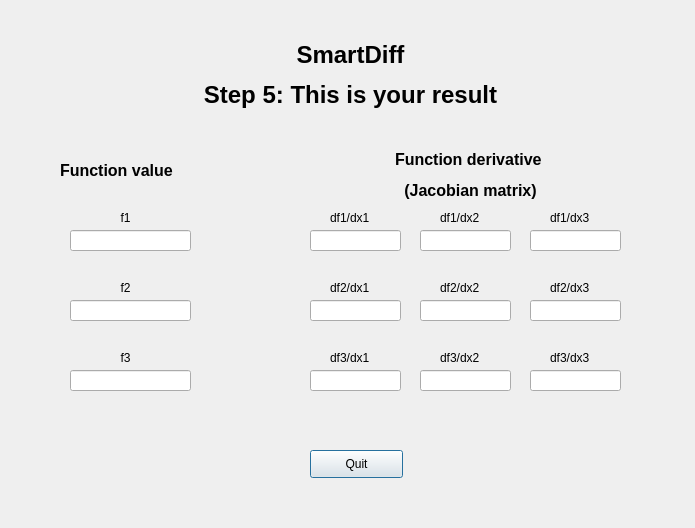
<?xml version="1.0" encoding="UTF-8"?>
<ui version="4.0">
 <class>Dialog</class>
 <widget class="QDialog" name="Dialog">
  <property name="geometry">
   <rect>
    <x>0</x>
    <y>0</y>
    <width>695</width>
    <height>528</height>
   </rect>
  </property>
  <property name="windowTitle">
   <string>Dialog</string>
  </property>
  <widget class="QLabel" name="Title">
   <property name="geometry">
    <rect>
     <x>50</x>
     <y>30</y>
     <width>601</width>
     <height>91</height>
    </rect>
   </property>
   <property name="text">
    <string>&lt;html&gt;&lt;head/&gt;&lt;body&gt;&lt;p align=&quot;center&quot;&gt;&lt;span style=&quot; font-size:18pt; font-weight:600;&quot;&gt;SmartDiff&lt;/span&gt;&lt;/p&gt;&lt;p align=&quot;center&quot;&gt;&lt;span style=&quot; font-size:18pt; font-weight:600;&quot;&gt;Step 5: This is your result&lt;/span&gt;&lt;/p&gt;&lt;/body&gt;&lt;/html&gt;</string>
   </property>
   <property name="textFormat">
    <enum>Qt::RichText</enum>
   </property>
  </widget>
  <widget class="QLabel" name="ValLabel">
   <property name="geometry">
    <rect>
     <x>60</x>
     <y>160</y>
     <width>171</width>
     <height>21</height>
    </rect>
   </property>
   <property name="text">
    <string>&lt;html&gt;&lt;head/&gt;&lt;body&gt;&lt;p&gt;&lt;span style=&quot; font-size:12pt; font-weight:600;&quot;&gt;Function value&lt;/span&gt;&lt;/p&gt;&lt;/body&gt;&lt;/html&gt;</string>
   </property>
  </widget>
  <widget class="QLabel" name="DerLabel">
   <property name="geometry">
    <rect>
     <x>360</x>
     <y>140</y>
     <width>221</width>
     <height>71</height>
    </rect>
   </property>
   <property name="text">
    <string>&lt;html&gt;&lt;head/&gt;&lt;body&gt;&lt;p align=&quot;center&quot;&gt;&lt;span style=&quot; font-size:12pt; font-weight:600;&quot;&gt;Function derivative &lt;/span&gt;&lt;/p&gt;&lt;p align=&quot;center&quot;&gt;&lt;span style=&quot; font-size:12pt; font-weight:600;&quot;&gt;(Jacobian matrix)&lt;/span&gt;&lt;/p&gt;&lt;/body&gt;&lt;/html&gt;</string>
   </property>
  </widget>
  <widget class="QLabel" name="f3Label">
   <property name="geometry">
    <rect>
     <x>70</x>
     <y>350</y>
     <width>111</width>
     <height>16</height>
    </rect>
   </property>
   <property name="text">
    <string>&lt;html&gt;&lt;head/&gt;&lt;body&gt;&lt;p align=&quot;center&quot;&gt;f3&lt;/p&gt;&lt;/body&gt;&lt;/html&gt;</string>
   </property>
  </widget>
  <widget class="QLineEdit" name="f1Val">
   <property name="geometry">
    <rect>
     <x>70</x>
     <y>230</y>
     <width>121</width>
     <height>21</height>
    </rect>
   </property>
   <property name="text">
    <string extracomment="default is 0"/>
   </property>
   <property name="placeholderText">
    <string extracomment="Default is 0"/>
   </property>
  </widget>
  <widget class="QLabel" name="f1Label">
   <property name="geometry">
    <rect>
     <x>70</x>
     <y>210</y>
     <width>111</width>
     <height>16</height>
    </rect>
   </property>
   <property name="text">
    <string>&lt;html&gt;&lt;head/&gt;&lt;body&gt;&lt;p align=&quot;center&quot;&gt;f1&lt;/p&gt;&lt;/body&gt;&lt;/html&gt;</string>
   </property>
  </widget>
  <widget class="QLabel" name="f2Label">
   <property name="geometry">
    <rect>
     <x>70</x>
     <y>280</y>
     <width>111</width>
     <height>16</height>
    </rect>
   </property>
   <property name="text">
    <string>&lt;html&gt;&lt;head/&gt;&lt;body&gt;&lt;p align=&quot;center&quot;&gt;f2&lt;/p&gt;&lt;/body&gt;&lt;/html&gt;</string>
   </property>
  </widget>
  <widget class="QLineEdit" name="f3Val">
   <property name="geometry">
    <rect>
     <x>70</x>
     <y>370</y>
     <width>121</width>
     <height>21</height>
    </rect>
   </property>
   <property name="text">
    <string extracomment="default is 0"/>
   </property>
   <property name="placeholderText">
    <string extracomment="Default is 0"/>
   </property>
  </widget>
  <widget class="QLineEdit" name="f2Val">
   <property name="geometry">
    <rect>
     <x>70</x>
     <y>300</y>
     <width>121</width>
     <height>21</height>
    </rect>
   </property>
   <property name="text">
    <string extracomment="default is 0"/>
   </property>
   <property name="placeholderText">
    <string extracomment="Default is 0"/>
   </property>
  </widget>
  <widget class="QLineEdit" name="f11Der">
   <property name="geometry">
    <rect>
     <x>310</x>
     <y>230</y>
     <width>91</width>
     <height>21</height>
    </rect>
   </property>
  </widget>
  <widget class="QLineEdit" name="f12Der">
   <property name="geometry">
    <rect>
     <x>420</x>
     <y>230</y>
     <width>91</width>
     <height>21</height>
    </rect>
   </property>
  </widget>
  <widget class="QLineEdit" name="f13Der">
   <property name="geometry">
    <rect>
     <x>530</x>
     <y>230</y>
     <width>91</width>
     <height>21</height>
    </rect>
   </property>
  </widget>
  <widget class="QLabel" name="f11Label">
   <property name="geometry">
    <rect>
     <x>330</x>
     <y>210</y>
     <width>61</width>
     <height>16</height>
    </rect>
   </property>
   <property name="text">
    <string>df1/dx1</string>
   </property>
  </widget>
  <widget class="QLabel" name="f12Label">
   <property name="geometry">
    <rect>
     <x>440</x>
     <y>210</y>
     <width>61</width>
     <height>16</height>
    </rect>
   </property>
   <property name="text">
    <string>df1/dx2</string>
   </property>
  </widget>
  <widget class="QLabel" name="f13Label">
   <property name="geometry">
    <rect>
     <x>550</x>
     <y>210</y>
     <width>61</width>
     <height>16</height>
    </rect>
   </property>
   <property name="text">
    <string>df1/dx3</string>
   </property>
  </widget>
  <widget class="QLineEdit" name="f21Der">
   <property name="geometry">
    <rect>
     <x>310</x>
     <y>300</y>
     <width>91</width>
     <height>21</height>
    </rect>
   </property>
  </widget>
  <widget class="QLabel" name="f23Label">
   <property name="geometry">
    <rect>
     <x>550</x>
     <y>280</y>
     <width>61</width>
     <height>16</height>
    </rect>
   </property>
   <property name="text">
    <string>df2/dx3</string>
   </property>
  </widget>
  <widget class="QLineEdit" name="f23Der">
   <property name="geometry">
    <rect>
     <x>530</x>
     <y>300</y>
     <width>91</width>
     <height>21</height>
    </rect>
   </property>
  </widget>
  <widget class="QLabel" name="f22Label">
   <property name="geometry">
    <rect>
     <x>440</x>
     <y>280</y>
     <width>61</width>
     <height>16</height>
    </rect>
   </property>
   <property name="text">
    <string>df2/dx2</string>
   </property>
  </widget>
  <widget class="QLineEdit" name="f22Der">
   <property name="geometry">
    <rect>
     <x>420</x>
     <y>300</y>
     <width>91</width>
     <height>21</height>
    </rect>
   </property>
  </widget>
  <widget class="QLabel" name="f21Label">
   <property name="geometry">
    <rect>
     <x>330</x>
     <y>280</y>
     <width>61</width>
     <height>16</height>
    </rect>
   </property>
   <property name="text">
    <string>df2/dx1</string>
   </property>
  </widget>
  <widget class="QLineEdit" name="f21Der_2">
   <property name="geometry">
    <rect>
     <x>310</x>
     <y>370</y>
     <width>91</width>
     <height>21</height>
    </rect>
   </property>
  </widget>
  <widget class="QLabel" name="f32Label">
   <property name="geometry">
    <rect>
     <x>440</x>
     <y>350</y>
     <width>61</width>
     <height>16</height>
    </rect>
   </property>
   <property name="text">
    <string>df3/dx2</string>
   </property>
  </widget>
  <widget class="QLineEdit" name="f32Der">
   <property name="geometry">
    <rect>
     <x>420</x>
     <y>370</y>
     <width>91</width>
     <height>21</height>
    </rect>
   </property>
  </widget>
  <widget class="QLineEdit" name="f33Der">
   <property name="geometry">
    <rect>
     <x>530</x>
     <y>370</y>
     <width>91</width>
     <height>21</height>
    </rect>
   </property>
  </widget>
  <widget class="QLabel" name="f31Label">
   <property name="geometry">
    <rect>
     <x>330</x>
     <y>350</y>
     <width>61</width>
     <height>16</height>
    </rect>
   </property>
   <property name="text">
    <string>df3/dx1</string>
   </property>
  </widget>
  <widget class="QLabel" name="f33Label">
   <property name="geometry">
    <rect>
     <x>550</x>
     <y>350</y>
     <width>61</width>
     <height>16</height>
    </rect>
   </property>
   <property name="text">
    <string>df3/dx3</string>
   </property>
  </widget>
  <widget class="QPushButton" name="quitButton">
   <property name="geometry">
    <rect>
     <x>310</x>
     <y>450</y>
     <width>93</width>
     <height>28</height>
    </rect>
   </property>
   <property name="text">
    <string>Quit</string>
   </property>
  </widget>
 </widget>
 <resources/>
 <connections/>
</ui>
